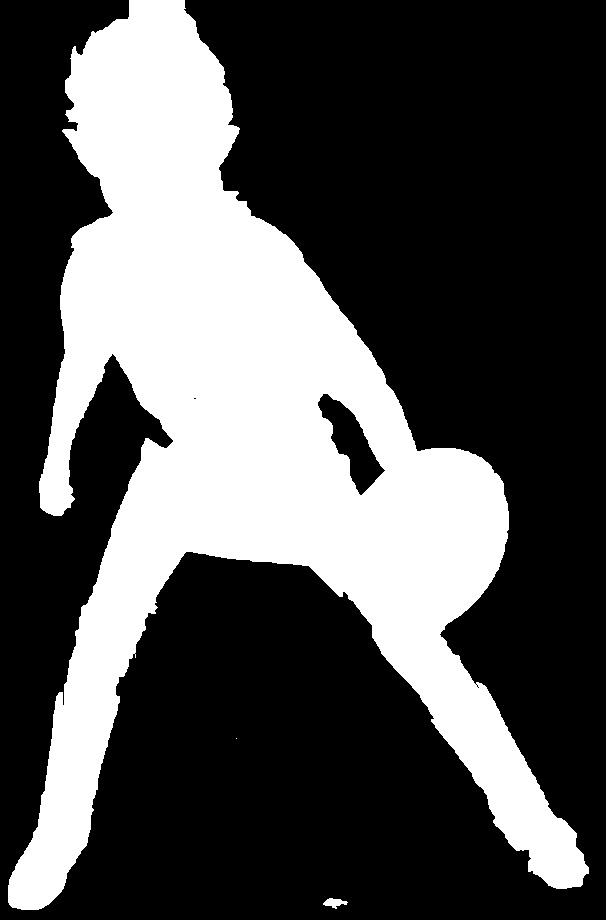
#> input picture assets/link.jpg, 606 x 920 px
$ python 'erode example.py'
#> lines starting #> are read from the running program, lines starting #| are printed output that depends on the picture
import cv2 as cv

def main():
    global SRC
    SRC = cv.resize(cv.imread('assets/link.jpg'), (600, 400))
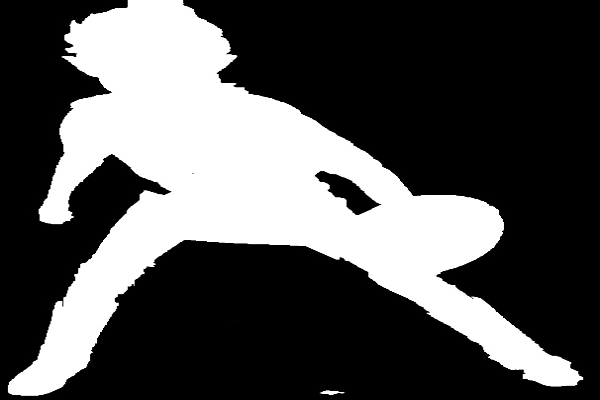
#> SRC: shape (400, 600, 3); min 0, max 255, mean 82.5
    kernel_max = 11
    global kbar_title
    kbar_title = 'Kernel siz'
    cv.namedWindow('ERODE')
    cv.createTrackbar(kbar_title, 'ERODE', 0, kernel_max, erode)
    cv.imshow('ERODE', SRC)
    while True:
        key = cv.waitKey(1)
#> (key Esc is pressed here)
        if key == 27: break
    cv.destroyAllWindows()

def erode(size):
    shape = cv.MORPH_ERODE
    element = cv.getStructuringElement(shape, (2 * size + 1, 2 * size + 1), (size, size))
    img = cv.erode(SRC, element)
    cv.imshow('ERODE', img)


if __name__ == "__main__":
    main()
    quit()
#> (the program exits here)
